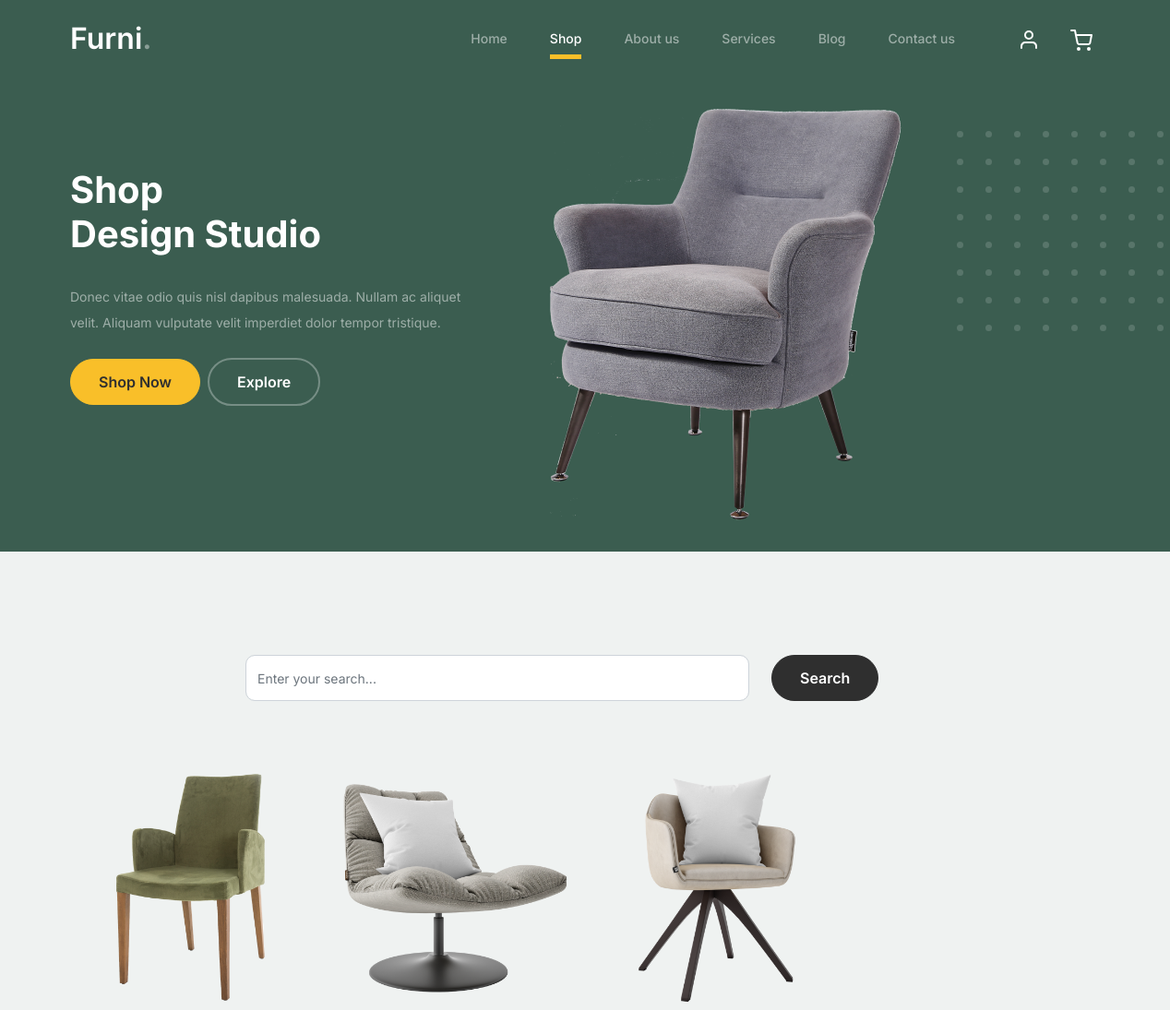
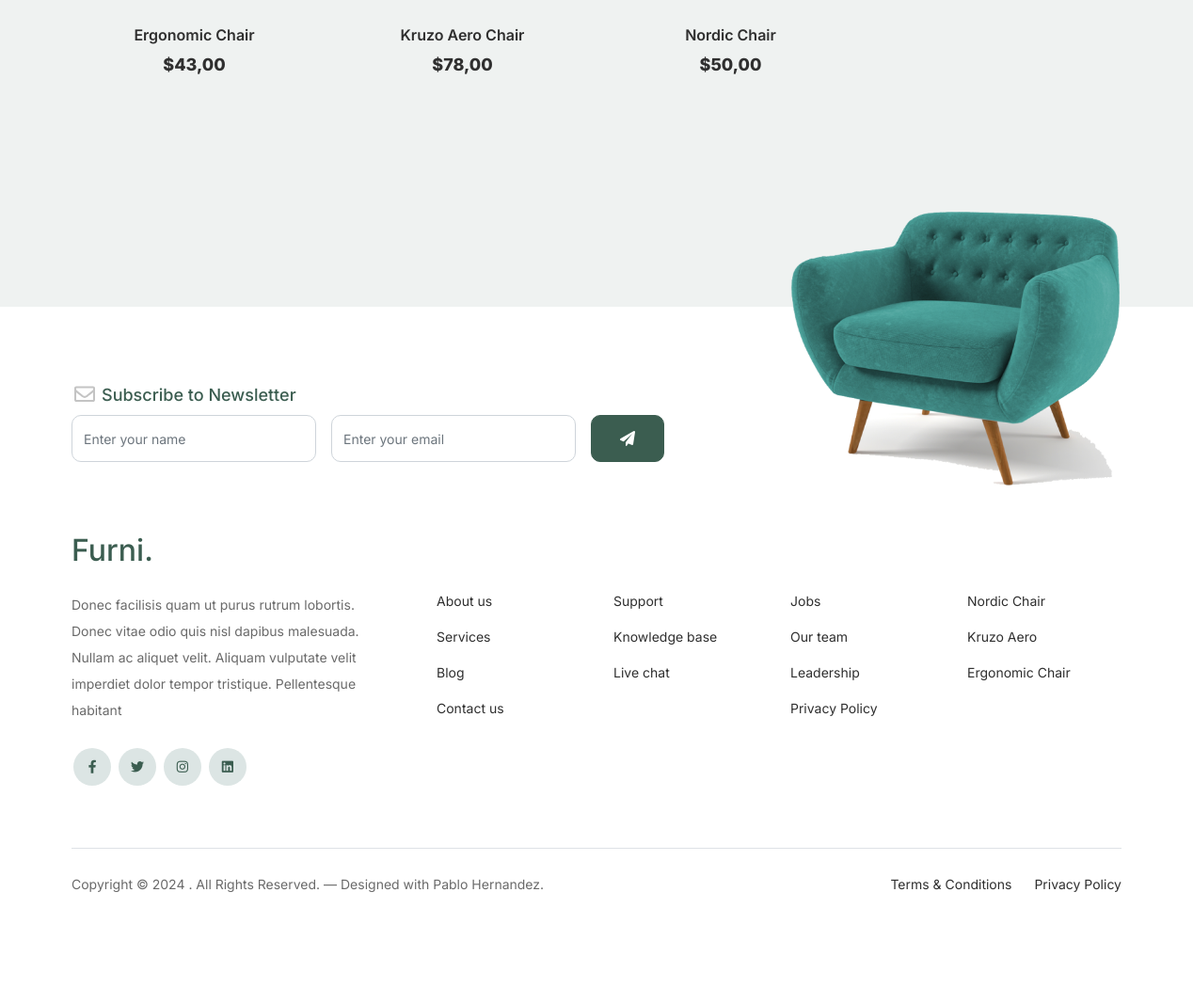
The app's page /shop/, older data (2 pictures, top to bottom).
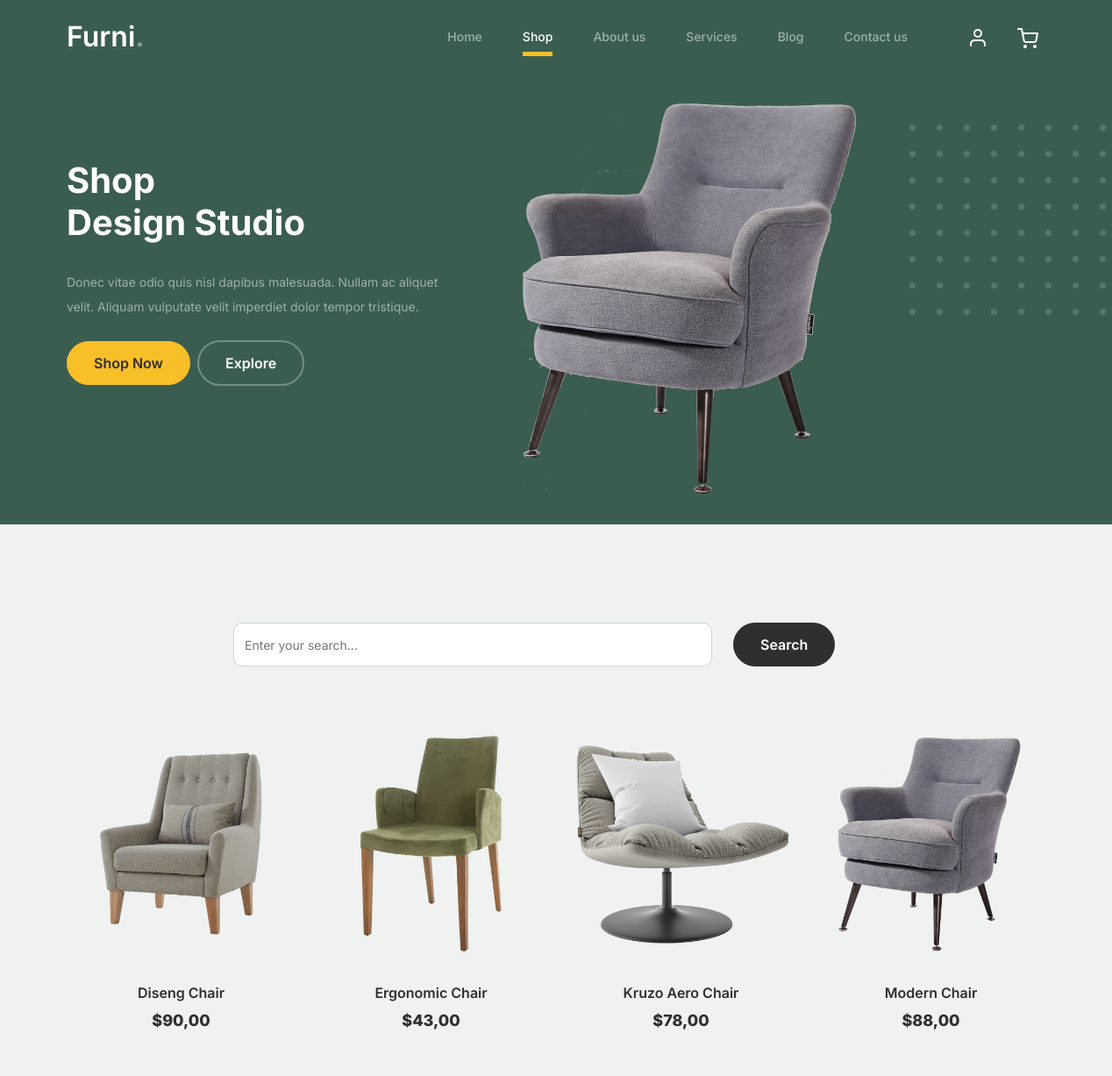
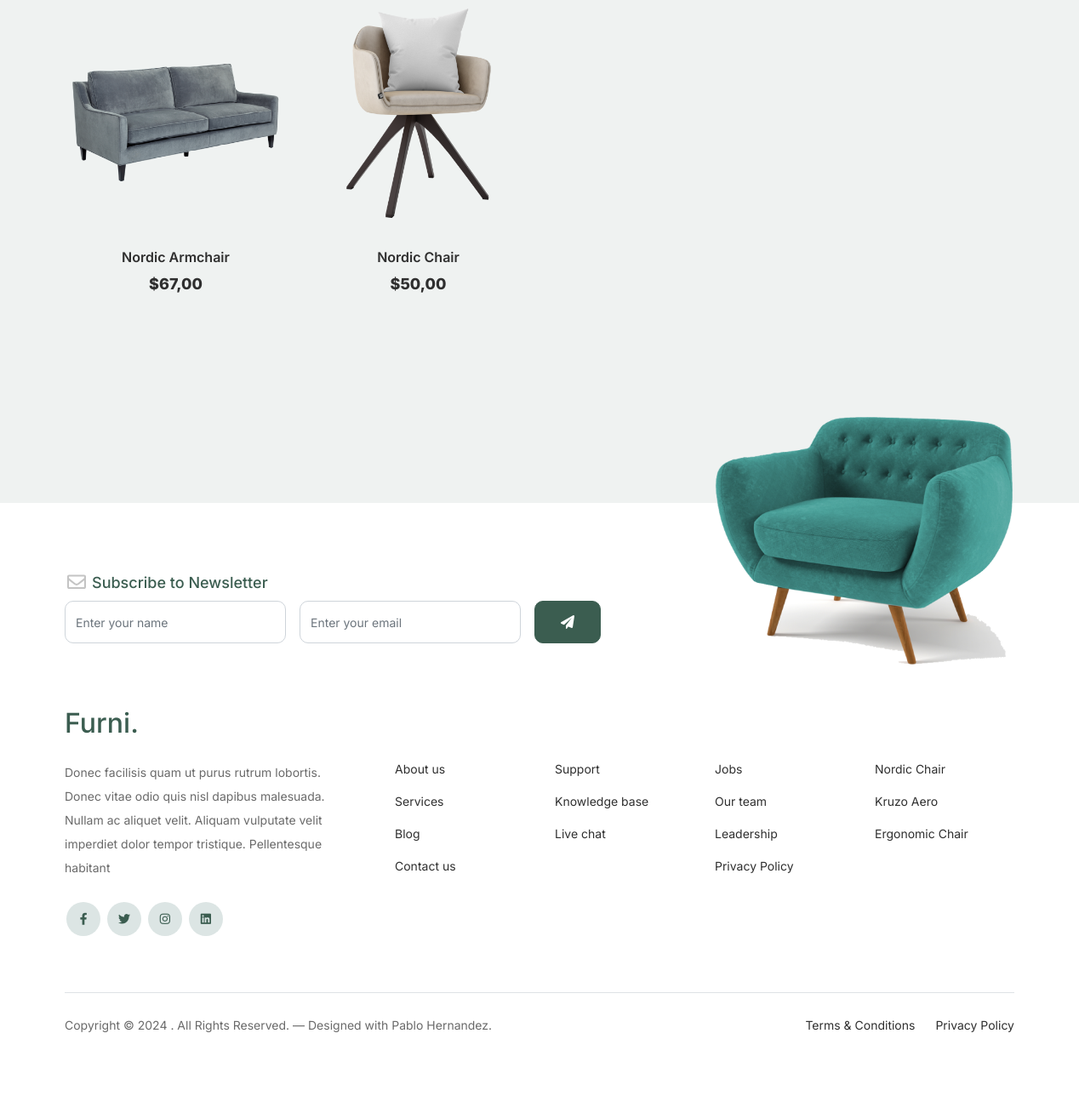
The same page, newer data (2 pictures, top to bottom).
### models/models.py (models this page shows, shortened)
class Product(models.Model):
    name = models.CharField(max_length=100)
    price = models.DecimalField(max_digits=5, decimal_places=2)
    stock = models.IntegerField()
    category = models.CharField(max_length=100, default="")
    image_url = models.CharField(max_length=2083, default="")
    class Meta:
        verbose_name_plural = "Products"
        verbose_name = "Product"
        ordering = ["name"]

### models/views.py (the view)
# urls.py: path("shop/", shop, name="shop"),
def shop(request):
    search = request.GET.get("search")
    if search:
        context = {"products": Product.objects.filter(name__contains=search)}
    else:
        context = {"products": Product.objects.all()}
    return render(request, "shop.html", context)

### models/templates/shop.html (shortened to what this page needs)
{% extends 'index.html' %}
{% block static %}
	{% load static %}
{% endblock static %}
{% block nav %}
	<li><a class="nav-link" href="{% url 'home' %}">Home</a></li>
	<li class="nav-item active">
	  <a class="nav-link" href="{% url 'shop' %}">Shop</a>
	</li>
	<li><a class="nav-link" href="{% url 'about' %}">About us</a></li>
	<li><a class="nav-link" href="{% url 'service' %}">Services</a></li>
	<li><a class="nav-link" href="{% url 'blog' %}">Blog</a></li>
	<li><a class="nav-link" href="{% url 'contact' %}">Contact us</a></li>
{% endblock nav %}
{% block hero %}
	<div class="row justify-content-between">
	  <div class="col-lg-5">
	    <div class="intro-excerpt">
			<h1>Shop <br/><span clsas="d-block">Design Studio</span></h1>
	      	<p class="mb-4">
	      	  Donec vitae odio quis nisl dapibus malesuada. Nullam ac aliquet velit.
	      	  Aliquam vulputate velit imperdiet dolor tempor tristique.
	      	</p>
	      	<p>
	      	  <a href="" class="btn btn-secondary me-2">Shop Now</a
	      	  ><a href="#" class="btn btn-white-outline">Explore</a>
	      	</p>
	    </div>
	  </div>
	  <div class="col-lg-7">
	    <div class="hero-img-wrap">
	      <img src="{% static 'images/product-5.png' %}" class="img-fluid" />
	    </div>
	  </div>
	</div>
{% endblock hero %}
{% block content %}
	<div class="untree_co-section product-section before-footer-section">
	  <div class="container">
		  <div class="row justify-content-center mb-5">
		  	<div class="col-md-8 col-lg-8 pb-4">
	        <form method="GET" action="{% url 'shop' %}">
            <div class="row">
              <div class="col-9">
                <div class="form-group">
                  <input type="text" class="form-control" id="search" placeholder="Enter your search..." name="search" value={{request.GET.search}}>
                </div>
              </div>
              <div class="col-3">
				        <input type="submit" class="btn btn-primary-hover-outline" value="Search" />
              </div>
            </div>
          </form>
      	</div>
      </div>
	    <div class="row">
			  {% for product in products %}
			    <div class="col-12 col-md-4 col-lg-3 mb-5 mb-md-0">
			  	  <a class="product-item" href="cart.html">
			  	    <img
			  	  	src="{% static 'images/'|add:product.image_url %}"
			  	  	class="img-fluid product-thumbnail"
			  	    />
			  	    <h3 class="product-title">{{product.name}}</h3>
			  	    <strong class="product-price">${{product.price}}</strong>
			  	  </a>
			    </div>
			  {% endfor %}
	    </div>
	  </div>
	</div>
{% endblock content %}

### models/templates/index.html (shortened to what this page needs)
<!DOCTYPE html>
<html lang="es">
  <head>
    {% block static %}
      {% load static %}
    {% endblock static %}
    <link href="{% static 'css/bootstrap.min.css' %}" rel="stylesheet" />
    <link
      href="https://cdnjs.cloudflare.com/ajax/libs/font-awesome/6.0.0-beta3/css/all.min.css"
      rel="stylesheet"
    />
    <link href="{% static 'css/tiny-slider.css' %}" rel="stylesheet" />
    <link href="{% static 'css/style.css' %}" rel="stylesheet" />
  </head>
  <body>
    <nav
      class="custom-navbar navbar navbar navbar-expand-md navbar-dark bg-dark"
      arial-label="Furni navigation bar"
    >
      <div class="container">
        <a class="navbar-brand" href="{% url 'home' %}">Furni<span>.</span></a>
        <div class="collapse navbar-collapse" id="navbarsFurni">
          <ul class="custom-navbar-nav navbar-nav ms-auto mb-2 mb-md-0">
            {% block nav %}{% endblock nav %}
          </ul>
          <ul class="custom-navbar-cta navbar-nav mb-2 mb-md-0 ms-5">
            <li>
              <a class="nav-link" href="/admin"
                ><img src="{% static 'images/user.svg' %}"
              /></a>
            </li>
            <li>
              <a class="nav-link" href="{% url 'cart' %}"
                ><img src="{% static 'images/cart.svg' %}"
              /></a>
            </li>
          </ul>
        </div>
      </div>
    </nav>
    <div class="hero">
      <div class="container">
        {% block hero %}{% endblock hero %}
      </div>
    </div>
    {% block content %}{% endblock content%}
    <footer class="footer-section">
      <div class="container relative">
        <div class="sofa-img">
          <img
            src="{% static 'images/sofa.png' %}"
            alt="Image"
            class="img-fluid"
          />
        </div>
        <div class="row">
          <div class="col-lg-8">
            <div class="subscription-form">
              <h3 class="d-flex align-items-center">
                <span class="me-1"
                  ><img
                    src="{% static 'images/envelope-outline.svg' %}"
                    alt="Image"
                    class="img-fluid" /></span
                ><span>Subscribe to Newsletter</span>
              </h3>
              <form action="#" class="row g-3">
                <div class="col-auto">
                  <input
                    type="text"
                    class="form-control"
                    placeholder="Enter your name"
                  />
                </div>
                <div class="col-auto">
                  <input
                    type="email"
                    class="form-control"
                    placeholder="Enter your email"
                  />
                </div>
                <div class="col-auto">
                  <button class="btn btn-primary">
                    <span class="fa fa-paper-plane"></span>
                  </button>
                </div>
              </form>
            </div>
          </div>
        </div>
        <div class="row g-5 mb-5">
          <div class="col-lg-4">
            <div class="mb-4 footer-logo-wrap">
              <a href="#" class="footer-logo">Furni<span>.</span></a>
            </div>
            <p class="mb-4">
              Donec facilisis quam ut purus rutrum lobortis. Donec vitae odio
              quis nisl dapibus malesuada. Nullam ac aliquet velit. Aliquam
              vulputate velit imperdiet dolor tempor tristique. Pellentesque
              habitant
            </p>
            <ul class="list-unstyled custom-social">
              <li>
                <a href="#"><span class="fa fa-brands fa-facebook-f"></span></a>
              </li>
              <li>
                <a href="#"><span class="fa fa-brands fa-twitter"></span></a>
              </li>
              <li>
                <a href="#"><span class="fa fa-brands fa-instagram"></span></a>
              </li>
              <li>
                <a href="#"><span class="fa fa-brands fa-linkedin"></span></a>
              </li>
            </ul>
          </div>
          <div class="col-lg-8">
            <div class="row links-wrap">
              <div class="col-6 col-sm-6 col-md-3">
                <ul class="list-unstyled">
                  <li><a href="{% url 'about' %}">About us</a></li>
                  <li><a href="{% url 'service' %}">Services</a></li>
                  <li><a href="{% url 'blog' %}">Blog</a></li>
                  <li><a href="{% url 'contact' %}">Contact us</a></li>
                </ul>
              </div>
              <div class="col-6 col-sm-6 col-md-3">
                <ul class="list-unstyled">
                  <li><a href="#">Support</a></li>
                  <li><a href="#">Knowledge base</a></li>
                  <li><a href="#">Live chat</a></li>
                </ul>
              </div>
              <div class="col-6 col-sm-6 col-md-3">
                <ul class="list-unstyled">
                  <li><a href="#">Jobs</a></li>
                  <li><a href="#">Our team</a></li>
                  <li><a href="#">Leadership</a></li>
                  <li><a href="#">Privacy Policy</a></li>
                </ul>
              </div>
              <div class="col-6 col-sm-6 col-md-3">
                <ul class="list-unstyled">
                  <li><a href="#">Nordic Chair</a></li>
                  <li><a href="#">Kruzo Aero</a></li>
                  <li><a href="#">Ergonomic Chair</a></li>
                </ul>
              </div>
            </div>
          </div>
        </div>
        <div class="border-top copyright">
          <div class="row pt-4">
            <div class="col-lg-6">
              <p class="mb-2 text-center text-lg-start">
                Copyright &copy;
                . All Rights Reserved. &mdash; Designed with Pablo Hernandez.
              </p>
            </div>
            <div class="col-lg-6 text-center text-lg-end">
              <ul class="list-unstyled d-inline-flex ms-auto">
                <li class="me-4"><a href="#">Terms &amp; Conditions</a></li>
                <li><a href="#">Privacy Policy</a></li>
              </ul>
            </div>
          </div>
        </div>
      </div>
    </footer>
  </body>
</html>

Row changes from the older to the newer data that the page shows:
added Product: image_url (picture), name "Diseng Chair", price "90,00"
added Product: image_url (picture), name "Modern Chair", price "88,00"
added Product: image_url (picture), name "Nordic Armchair", price "67,00"
